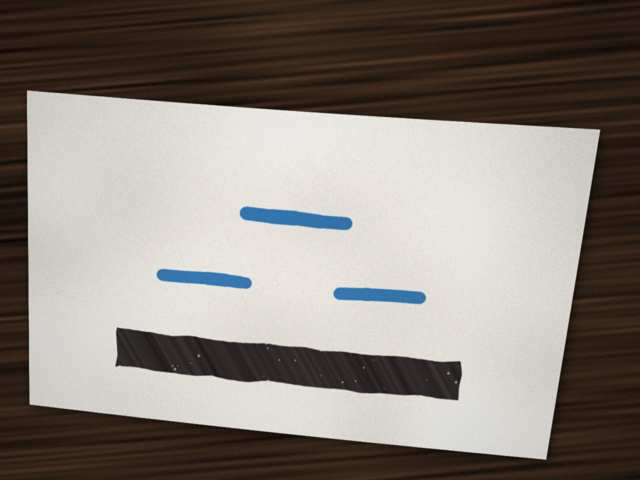
#> input picture sketch-fighter/samples/card-01.jpg, 1280 x 960 px (shown at 1/2 size)
$ python -i vision.py   (imports and definitions only)
#> lines starting #> are read from the running program, lines starting #| are printed output that depends on the picture; after the words box and inside, x2 and y2 are one past the last pixel; in counts of white or black regions, pixels touching at a corner belong together
### sketch-fighter/backend/config.py
"""Loads the shared config files that the game and the stage analyzer both read."""

import json
import logging
import math
import os
from pathlib import Path

APP_DIR = Path(__file__).resolve().parent.parent


def _load_dotenv(path):
    """KEY=value lines from sketch-fighter/.env, so the Gemini key needs no shell setup.

    Variables already set in the environment win; empty values are skipped. Copes with what
    Windows editors write: a UTF-8 byte-order mark, UTF-16 ("Unicode" in Notepad), CRLF. Also
    accepts `export KEY=value` and a ` # comment` after an unquoted value.
    """
    if not path.is_file():
        return
    raw = path.read_bytes()
    try:
        if raw.startswith((b"\xff\xfe", b"\xfe\xff")):
            text = raw.decode("utf-16")
        else:
            text = raw.decode("utf-8-sig")
    except UnicodeDecodeError as e:
        logging.getLogger("sketch").warning("%s is not UTF-8 text (%s): save it as UTF-8; ignoring it", path, e)
        return
    for line in text.splitlines():
        key, sep, value = line.strip().partition("=")
        key = key.strip()
        if key.startswith("export "):
            key = key[len("export "):].strip()
        value = value.strip()
        if value[:1] in ("'", '"') and value[1:].find(value[0]) >= 0:
            value = value[1:1 + value[1:].find(value[0])]  # quoted: taken literally, up to the closing quote
        else:
            value = value.split(" #", 1)[0].split("\t#", 1)[0].strip()
        if sep and key and not key.startswith("#") and value:
            os.environ.setdefault(key, value)


_load_dotenv(APP_DIR / ".env")

SHARED_DIR = Path(os.environ.get("SHARED_DIR", APP_DIR / "shared"))


# [8 lines left out: function fnv1a32, not called in this run]


def _read_text(name):
    # Strip CR so a Windows checkout hashes the same as the browser bundle.
    return (SHARED_DIR / name).read_text(encoding="utf-8").replace("\r", "")


GAME_RAW = _read_text("game.json")
GAME = json.loads(GAME_RAW)
GAME_HASH = fnv1a32(GAME_RAW)


def load_vision():
    """Re-read on every call so values saved from /debug apply without a restart."""
    return json.loads(_read_text("vision.json"))


# --- vision.json validation (shared by the /debug save and /api/scan?debug=1 overrides) ---------
#
# Ranges per leaf key. Values outside them crash OpenCV (claheTileGrid 0 is a division by zero in
# C that kills the server process; a negative blur or a fractional warp size raises) or ask it for
# gigabytes. (kind, min, max): kind "int" needs a whole JSON number, "num" any finite number.
_VISION_RANGES = {
    "width": ("int", 100, 4000),
    "height": ("int", 100, 4000),
    "blur": ("int", 0, 63),
    "cannyLow": ("num", 0, 1000),
    "cannyHigh": ("num", 0, 1000),
    "approxEpsilon": ("num", 0, 0.5),
    "minContrast": ("num", 0, 255),
    "flatFieldKernel": ("int", 1, 1001),
    "claheClipLimit": ("num", 0, 100),
    "claheTileGrid": ("int", 1, 64),
    "hMin": ("num", 0, 179),
    "hMax": ("num", 0, 179),
    "sMin": ("num", 0, 255),
    "sMax": ("num", 0, 255),
    "vMin": ("num", 0, 255),
    "vMax": ("num", 0, 255),
}


# [58 lines left out: functions _vision_range, _shape_problem, _range_problem, vision_problem, not called in this run]

### sketch-fighter/backend/vision.py
"""Turns a photo of a drawn index card into a grid of tile codes, with OpenCV only.

Steps: decode, find and warp the card, flatten the lighting, threshold one mask per marker
colour, sample the masks into the game grid, tidy the grid. Thresholds live in shared/vision.json.
"""

import base64
import itertools
import logging
import struct
import time

import cv2
import numpy as np

from config import GAME, load_vision

log = logging.getLogger("sketch")

EMPTY, SOLID, PASS, HAZARD = 0, 1, 2, 3
DETECT_MAX_SIDE = 640  # the card is searched for on a copy this size; corners are scaled back up
BACKGROUND_SCALE = 4  # lighting is estimated at 1/4 size, it only holds slow changes
GRID_COLORS = np.array([(240, 240, 240), (30, 30, 30), (210, 100, 30), (40, 40, 210)], np.uint8)  # BGR legend
# A small PNG can decode to a huge image (300 KB -> 100 Mpx, ~600 MB). The client always sends a
# 1280 px JPEG; anything over this many pixels is refused from its header, before decoding.
MAX_PIXELS = 40_000_000
UPSIDE_DOWN_INK_CENTRE = 0.40  # a landscape card whose ink centre is higher than this is turned over


class ImageTooLarge(ValueError):
    """The image header asks for more than MAX_PIXELS pixels."""


class _Timer:
    def __init__(self):
        self.times = {}
        self._last = time.perf_counter()

    # [153 lines left out: functions lap, scan_image, decode_image, image_size, _jpeg_size, encode_jpeg and 2 more, not called in this run]


def _contours_from_paper(gray):
    """Fallback: the largest bright region (white paper on a darker table)."""
    _, paper = cv2.threshold(gray, 0, 255, cv2.THRESH_BINARY + cv2.THRESH_OTSU)
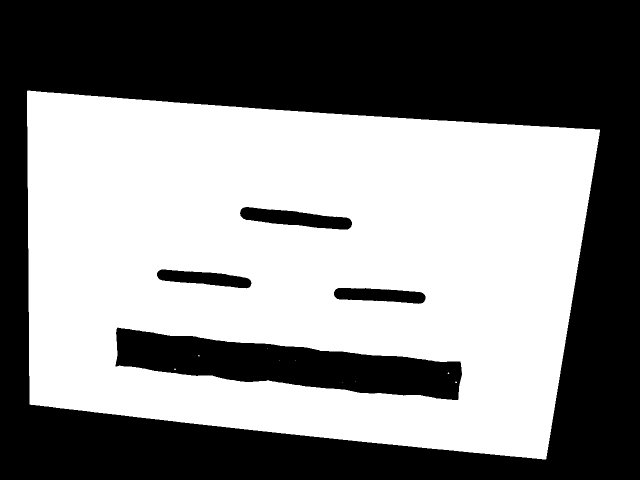
#> paper: shape (960, 1280) (shown at 1/2 size); 52.1% white; 5 black regions, box (x1, y1, x2, y2) and area: (0, 0, 1280, 960) 522733, (231, 655, 924, 800) 51668, (480, 414, 704, 459) 5654, (314, 539, 503, 577) 4189, (668, 576, 851, 608) 4155
    paper = cv2.morphologyEx(paper, cv2.MORPH_OPEN, cv2.getStructuringElement(cv2.MORPH_ELLIPSE, (5, 5)))
#> paper: shape (960, 1280); 52.1% white; 5 black regions
    contours, _ = cv2.findContours(paper, cv2.RETR_EXTERNAL, cv2.CHAIN_APPROX_SIMPLE)
#> contours = 1 contour; box (x1, y1, x2, y2) and area: (54, 181, 1200, 919) 704330
    return contours


# [254 lines left out: functions _largest, _quads_from_contours, _quads_from_raw_contours, hull_to_quad, _straight_sides, _intersect and 9 more, not called in this run]


def _ellipse(px):
    px = int(px)
    return cv2.getStructuringElement(cv2.MORPH_ELLIPSE, (px, px)) if px > 1 else None


# [98 lines left out: functions _ink_centre, sample_grid, covered_tiles, _split_lines, clean_grid, _neighbours and 3 more, not called in this run]

>>> import cv2
>>> picture = cv2.imread('../samples/card-01.jpg', cv2.IMREAD_GRAYSCALE)
>>> result = _contours_from_paper(picture)
#> result has the same summary as contours in _contours_from_paper

$ run again, on sketch-fighter/samples/card-02.jpg
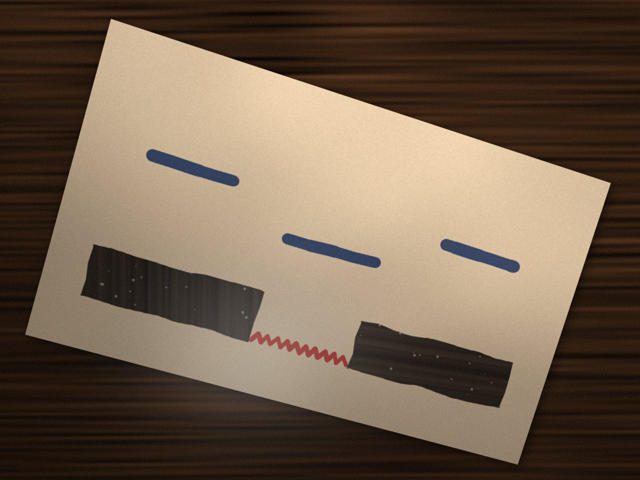
#> input picture sketch-fighter/samples/card-02.jpg, 1280 x 960 px (shown at 1/2 size)
#> `picture = cv2.imread('../samples/card-01.jpg', cv2.IMREAD_GRAYSCALE)`:
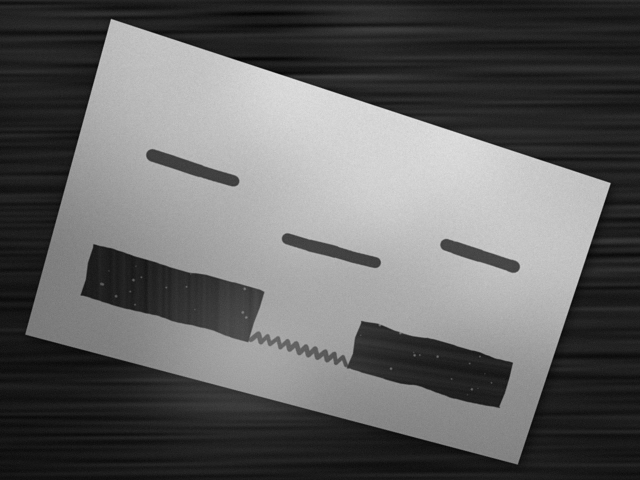
#> picture: shape (960, 1280) (shown at 1/2 size); min 0, max 234, mean 97.9
#> in _contours_from_paper, `_, paper = cv2.threshold(gray, 0, 255, cv2.THRESH_BINARY + cv2.THRESH_..`:
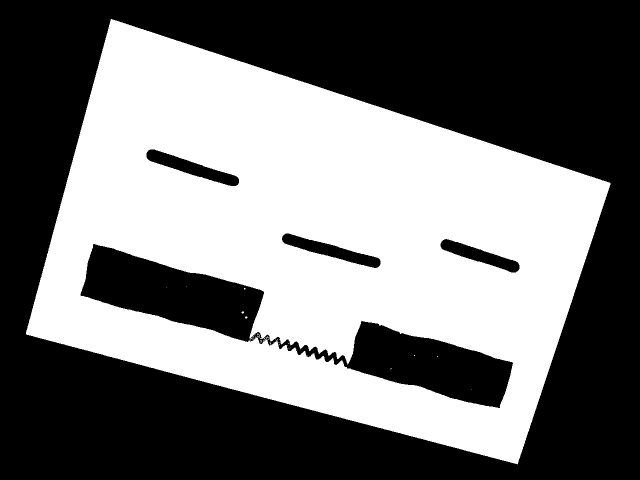
#> paper: shape (960, 1280) (shown at 1/2 size); 45.7% white; 30 white regions (29 under 20 px), largest, box (x1, y1, x2, y2) and area: (52, 38, 1221, 929) 561628
#> contours = 1 contour; box (x1, y1, x2, y2) and area: (52, 38, 1221, 928) 643386
#> result has the same summary as contours in _contours_from_paper

$ run again, on sketch-fighter/samples/card-03.jpg
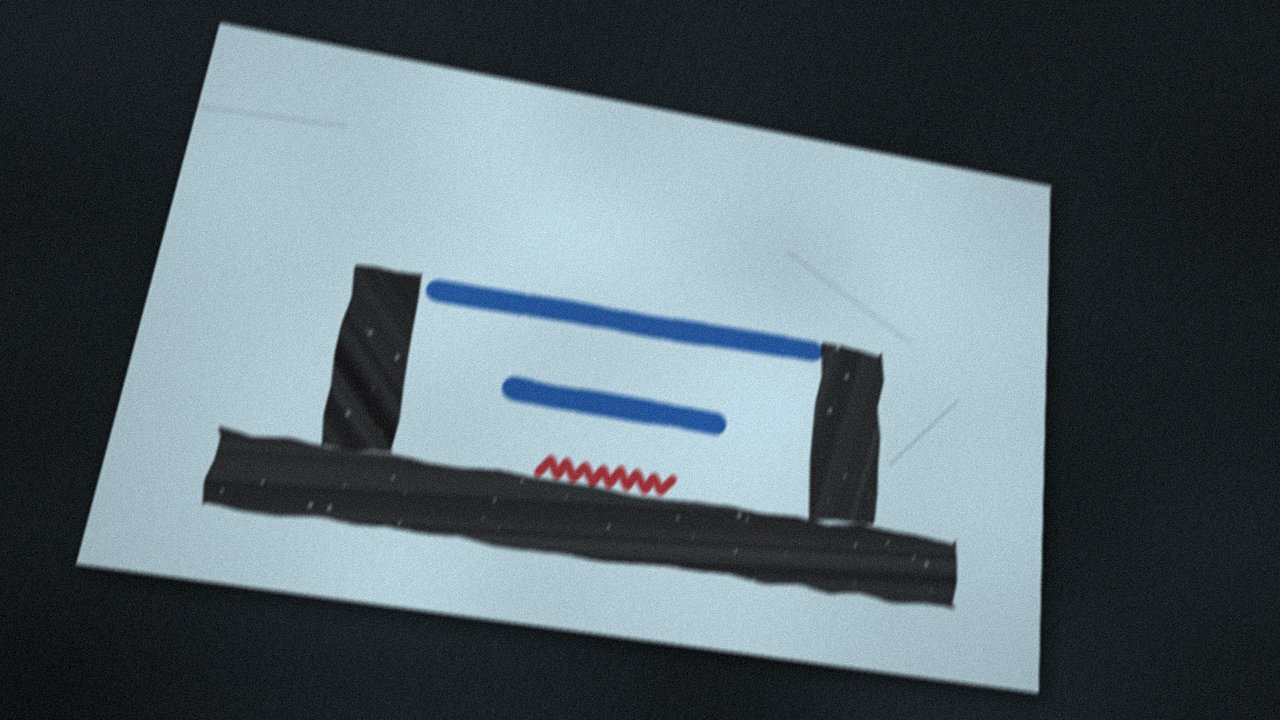
#> input picture sketch-fighter/samples/card-03.jpg, 1280 x 720 px
#> `picture = cv2.imread('../samples/card-01.jpg', cv2.IMREAD_GRAYSCALE)`:
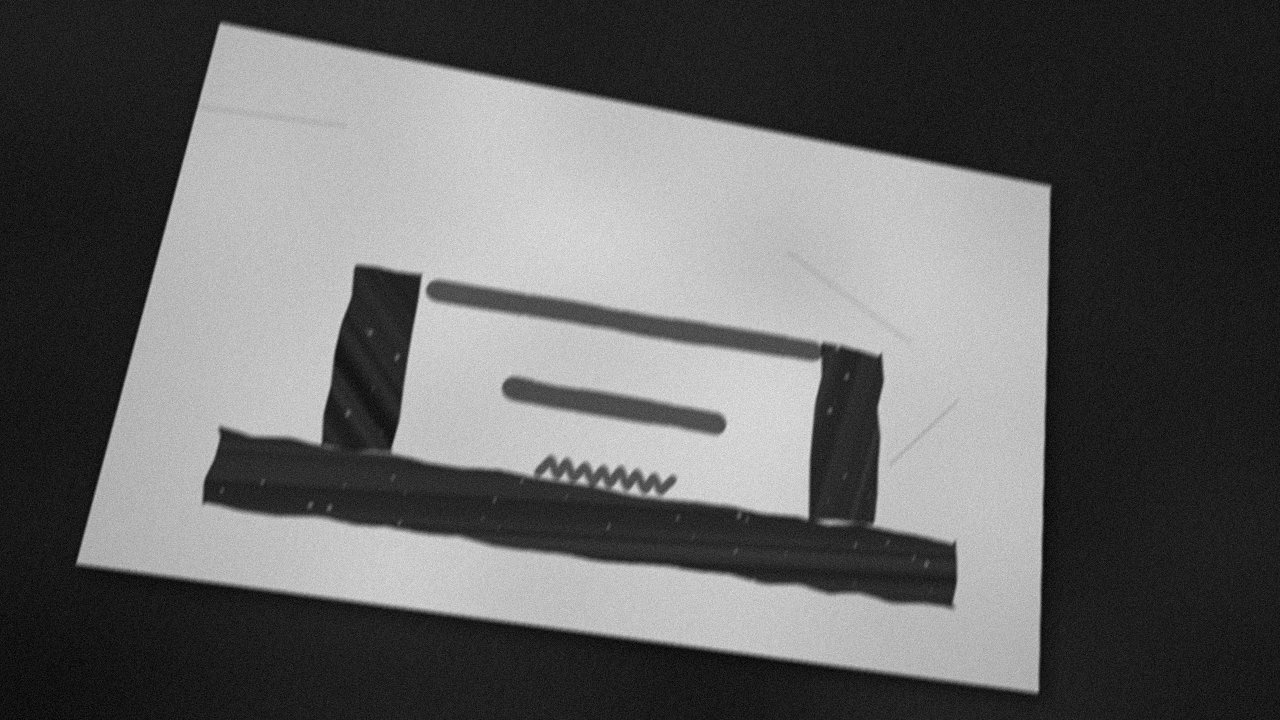
#> picture: shape (720, 1280); min 0, max 234, mean 99.4
#> in _contours_from_paper, `_, paper = cv2.threshold(gray, 0, 255, cv2.THRESH_BINARY + cv2.THRESH_..`:
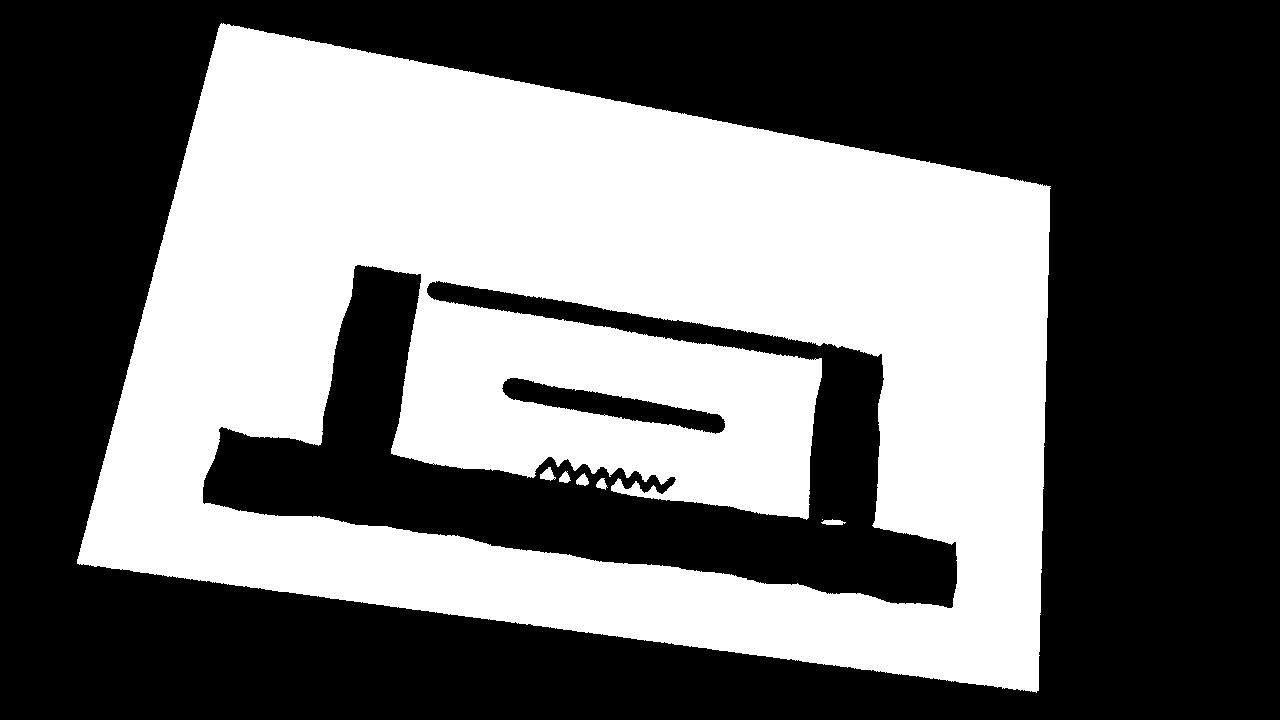
#> paper: shape (720, 1280); 42.4% white; 7 white regions (1 under 20 px), largest, box (x1, y1, x2, y2) and area: (77, 23, 1051, 693) 390486, (540, 467, 556, 481) 129, (576, 473, 589, 486) 107, (821, 519, 846, 525) 102, (559, 471, 571, 483) 89, (596, 478, 608, 490) 86
#> contours = 1 contour; box (x1, y1, x2, y2) and area: (77, 23, 1050, 692) 479868
#> result has the same summary as contours in _contours_from_paper

$ run again, on sketch-fighter/samples/card-04.jpg
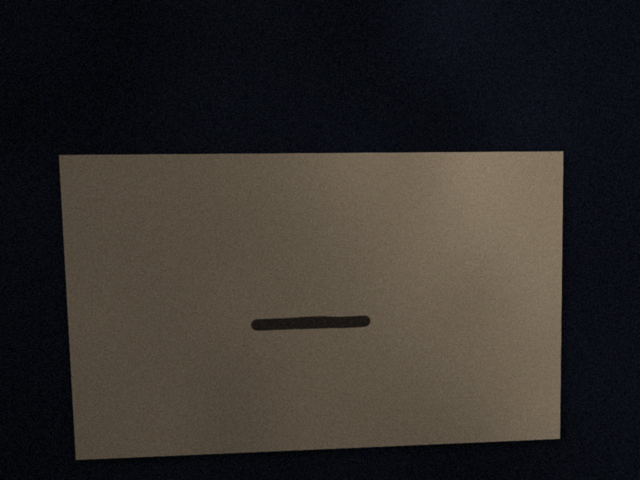
#> input picture sketch-fighter/samples/card-04.jpg, 1280 x 960 px (shown at 1/2 size)
#> `picture = cv2.imread('../samples/card-01.jpg', cv2.IMREAD_GRAYSCALE)`:
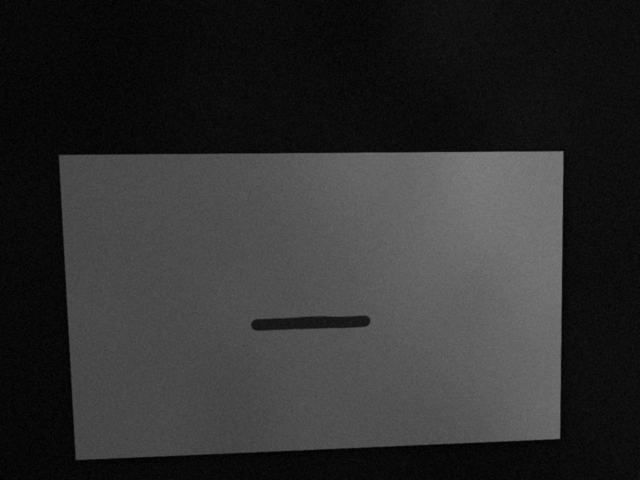
#> picture: shape (960, 1280) (shown at 1/2 size); min 0, max 129, mean 46.7
#> in _contours_from_paper, `_, paper = cv2.threshold(gray, 0, 255, cv2.THRESH_BINARY + cv2.THRESH_..`:
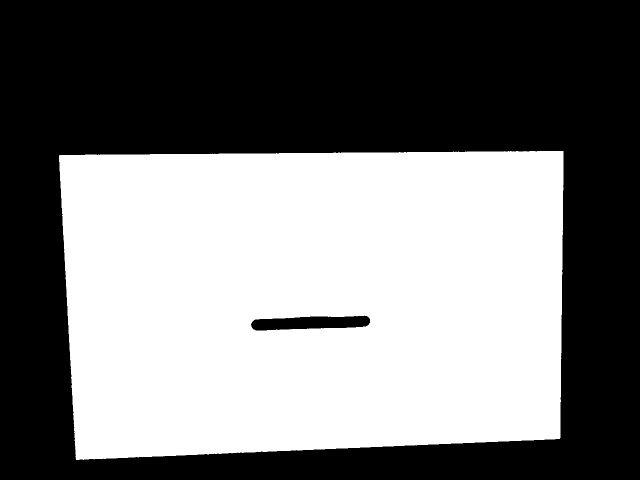
#> paper: shape (960, 1280) (shown at 1/2 size); 47.3% white; 1 white region, box (x1, y1, x2, y2) and area: (118, 302, 1127, 920) 581825
#> contours = 1 contour; box (x1, y1, x2, y2) and area: (118, 302, 1127, 920) 585482
#> result has the same summary as contours in _contours_from_paper
